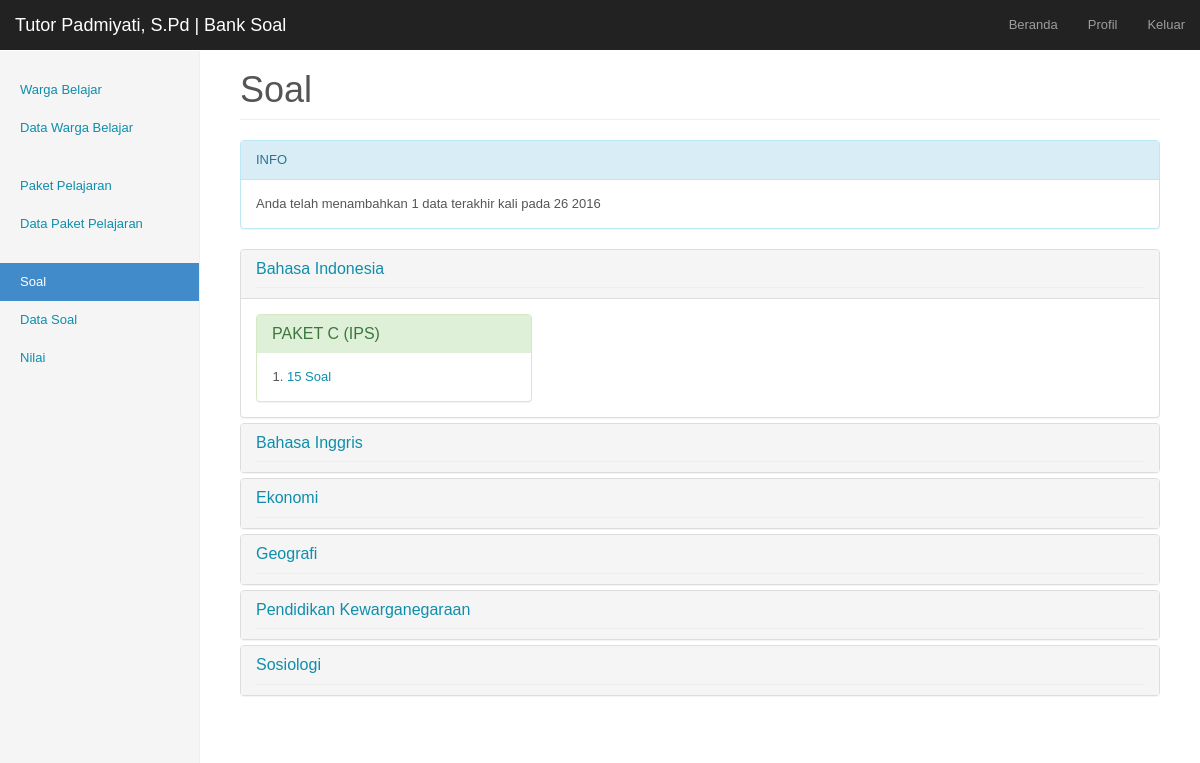
/tutor/index.php?p=soal (signed in), run on the app's committed database.
### tables this page shows
CREATE TABLE IF NOT EXISTS `guru` (
  `id_guru` int(3) NOT NULL AUTO_INCREMENT,
  `nip` varchar(22) NOT NULL,
  `nama` varchar(85) NOT NULL,
  `jenis_kelamin` enum('l','p') NOT NULL,
  `tempat_lahir` varchar(75) NOT NULL,
  `tanggal_lahir` date NOT NULL,
  `alamat` varchar(150) NOT NULL,
  `id_sekolah` int(4) NOT NULL,
  `sebagai` enum('guru','admin') NOT NULL,
  `pendidikan_akhir` varchar(30) NOT NULL,
  `username` varchar(20) NOT NULL,
  `password` varchar(12) NOT NULL,
  `tgl_input` date NOT NULL,
  PRIMARY KEY (`id_guru`)
);

CREATE TABLE IF NOT EXISTS `menu` (
  `id_menu` int(2) NOT NULL AUTO_INCREMENT,
  `login` enum('guru','admin','semua') NOT NULL,
  `menu` varchar(250) NOT NULL,
  `link` varchar(450) NOT NULL,
  `tempat` enum('atas','bawah') NOT NULL,
  `level` int(1) NOT NULL,
  PRIMARY KEY (`id_menu`)
);

CREATE TABLE IF NOT EXISTS `paket_pelajaran` (
  `id_paket_pelajaran` int(4) NOT NULL AUTO_INCREMENT,
  `id_paket` int(1) NOT NULL,
  `id_pelajaran` int(4) NOT NULL,
  `id_guru` int(3) NOT NULL,
  `kkm` double NOT NULL,
  `tgl_input` date NOT NULL,
  `penginput` int(3) NOT NULL,
  `lihat` date NOT NULL,
  PRIMARY KEY (`id_paket_pelajaran`)
);

CREATE TABLE IF NOT EXISTS `mata_pelajaran` (
  `id_pelajaran` int(4) NOT NULL AUTO_INCREMENT,
  `mata_pelajaran` varchar(75) NOT NULL,
  PRIMARY KEY (`id_pelajaran`)
);

CREATE TABLE IF NOT EXISTS `paket` (
  `id_paket` int(1) NOT NULL AUTO_INCREMENT,
  `paket` varchar(15) NOT NULL,
  PRIMARY KEY (`id_paket`)
);

CREATE TABLE IF NOT EXISTS `soal_pelajaran` (
  `id_soal_pelajaran` int(3) NOT NULL AUTO_INCREMENT,
  `id_paket_pelajaran` int(4) NOT NULL,
  `penulis` int(3) NOT NULL,
  `tgl_input` date NOT NULL,
  `untuk` enum('latihan','ujian') NOT NULL,
  `lihat` date NOT NULL,
  PRIMARY KEY (`id_soal_pelajaran`)
);

### tutor/index.php (called while the page is built)
<?php
	require "halaman.php";
?>

### tutor/include/page-soal.php (the view)
<?php
	$bulan=array("","Januari","Februari","Maret","April","Mei","Juni","Juli","Agustus","September","Oktober","November","Desember");
	$querycaritanggalu=mysql_query("SELECT tgl_input FROM soal_pelajaran WHERE penulis='$admin[id_guru]' GROUP BY tgl_input ORDER BY tgl_input DESC");
	$caritanggalu=mysql_fetch_array($querycaritanggalu);
	$banyakdata=mysql_num_rows(mysql_query("SELECT * FROM soal_pelajaran WHERE penulis='$admin[id_guru]' AND tgl_input='$caritanggalu[0]'"));
	$tglinputu=explode("-",$caritanggalu[0]);
	echo "<div class=\"panel panel-info\">
	<div class=\"panel-heading\">INFO</div>
    <div class=\"panel-body\">
	";
	if($banyakdata>0){
		echo "Anda telah menambahkan $banyakdata data terakhir kali pada ".$tglinputu[2] ." ". $bulan[$tglinputu[1]] ." ". $tglinputu[0];
	}
	else {
		echo "Anda belum menambahkan data. ";
	}
	echo "
	</div>
</div>
	<div class=\"panel-group\" id=\"sekolah-group\">
	";
	$in="in";
	$querysekolah=mysql_query("SELECT pp.id_pelajaran, mp.mata_pelajaran, pp.id_paket_pelajaran FROM soal_pelajaran as sp, paket_pelajaran as pp, mata_pelajaran as mp WHERE sp.id_paket_pelajaran=pp.id_paket_pelajaran AND pp.id_pelajaran=mp.id_pelajaran GROUP BY pp.id_pelajaran ORDER BY mp.mata_pelajaran ASC");
	while($sekolah=mysql_fetch_array($querysekolah)){
		echo "<div class=\"panel panel-default\">
			<div class=\"panel-heading\">
				<a data-toggle=\"collapse\" data-parent=\"#sekolah-group\" href=\"#sekolah-$sekolah[0]\"><h3 class=\"sub-header panel-title\">".ucwords($sekolah[1])."</h3></a>
			</div>
			<div id=\"sekolah-$sekolah[0]\" class=\"panel-collapse collapse $in\">
				<div class=\"panel-body\">
					<div class=\"row\">
		";
		$in="";
		$querypaket=mysql_query("SELECT p.id_paket, p.paket FROM paket as p, paket_pelajaran as pp WHERE p.id_paket=pp.id_paket AND pp.id_paket_pelajaran=$sekolah[2] GROUP BY p.id_paket ORDER by p.id_paket ASC");
		while($paket=mysql_fetch_array($querypaket)){
			echo "<div class=\"col-sm-4\">
				<div class=\"panel panel-success\">
					<div class=\"panel-heading\">
						<h3 class=\"panel-title\">PAKET $paket[1]</h3>
					</div>
					<div class=\"panel-body\">
						<ol type='1' style=\"margin:0 0 0 15px; padding:0\">
			";
			$querysoal=mysql_query("SELECT sp.id_soal_pelajaran FROM soal_pelajaran as sp, paket_pelajaran as pp WHERE sp.id_paket_pelajaran=pp.id_paket_pelajaran AND pp.id_paket_pelajaran='$sekolah[2]' ORDER BY sp.id_soal_pelajaran");
			while($soal=mysql_fetch_array($querysoal)){
				$banyaksoal=mysql_num_rows(mysql_query("SELECT * FROM soal WHERE id_soal_pelajaran='$soal[0]'"));
				echo "<li><a href=\"./?p=data_soal&edit=$soal[0]\">$banyaksoal Soal</a></li>
				";
			}
			echo "
						</ol>
					</div>
				</div>
			</div>
			";
		}
		echo "
					</div>
				</div>
			</div>
		</div>
		";
	}
	echo "
	</div>
	";
?>

### tutor/halaman.php (shortened to what this page needs)
<?php
	$queryadmin=mysql_query("SELECT * FROM guru WHERE id_guru='$_SESSION[id_admin]'");
	$admin=mysql_fetch_array($queryadmin);
	if($admin['sebagai']=="guru"){
?>
<!DOCTYPE html PUBLIC "-//W3C//DTD XHTML 1.0 Transitional//EN" "http://www.w3.org/TR/xhtml1/DTD/xhtml1-transitional.dtd">
<html xmlns="http://www.w3.org/1999/xhtml">
<head>
<link rel="stylesheet" type="text/css" href="../css/bootstrap.css" />
<link rel="stylesheet" type="text/css" href="../css/jquery-ui-1.10.4.custom.css" />
<link rel="stylesheet" type="text/css" href="css/halaman-style-admin.css" />
<link rel="stylesheet" type="text/css" href="css/eventCalendar.css" />
<link rel="stylesheet" type="text/css" href="css/eventCalendar_theme_responsive.css" />
</head>
<body data-spy="scroll" data-target="#myScrollspy">
	<nav class="navbar navbar-inverse navbar-fixed-top" role="navigation">
      <div class="container-fluid">
        <div class="navbar-header">
          <a class="navbar-brand" href="#">Tutor <?php echo $admin['nama']; ?> | Bank Soal</a>
        </div>
        <div id="navbar" class="navbar-collapse collapse">
        	<ul class="nav navbar-nav navbar-right">
        	<?php
				$querymenu=mysql_query("SELECT menu, link FROM menu WHERE (login='semua' OR login='guru') AND tempat='atas' ORDER BY level ASC");
				$pagenow=$_GET['p'];
				while($menu1=mysql_fetch_array($querymenu)){
					$menu=explode("-",$menu1['menu']);
					$link=explode("-",$menu1['link']);
					for($i=0;$i<count($menu);$i++){
						if($link[$i]=="?p=" . $pagenow || $link[$i]==$pagenow)
							echo "<li><a href='#' class='aktif-menu'>$menu[$i]</a></li>";
						else
							echo "<li><a href='$link[$i]'>$menu[$i]</a></li>";
					}
				}
			?>
          	</ul>
        </div>
      </div>
    </nav>
    <div class="container-fluid">
    	<div class="row">
        <div class="col-sm-3 col-md-2 sidebar">
        	<?php
				$querymenu2=mysql_query("SELECT menu, link FROM menu WHERE (login='semua' OR login='guru') AND tempat='bawah' ORDER BY level ASC");
				while($menu2=mysql_fetch_array($querymenu2)){
					$menu=explode("-",$menu2['menu']);
					$link=explode("-",$menu2['link']);
					echo "<ul class='nav nav-sidebar'>";
					for($i=0;$i<count($menu);$i++){
						if($link[$i]=="?p=".$pagenow || $link[$i]==$pagenow){
							echo "<li class='active'><a href='#'>$menu[$i]";
							echo "</a></li>";
						}
						else{
							echo "<li><a href='$link[$i]'>$menu[$i]
							";
							echo "</a></li>";
						}
					}
					echo "</ul>";
				}
			?>
        </div>
        <div class="col-sm-9 col-sm-offset-3 col-md-10 col-md-offset-2 main">
            <?php require "include/body-isi.php";
			?>
        </div>
    </div>
</body>
</html>
<?php
	}
?>

### tutor/include/body-isi.php (shortened to what this page needs)
<?php
	$p=$_GET['p'];
	$l="?p=".$p;
	$header="";
	$pagequery=mysql_query("SELECT menu,link FROM menu WHERE link like '%$l%'");
	$page=mysql_fetch_array($pagequery);
	$m=explode("-",$page['menu']);
	$lin=explode("-",$page['link']);
	for($i=0;$i<count($m);$i++){
		if($lin[$i]==$l){
			$header=$m[$i];
		}
	}
	switch($p){
		case 'soal' :
			echo "<h1 class='page-header'>$header</h1>";
			include "page-soal.php";
			break;
	}
?>

### tutor/css/halaman-style-admin.css (style rules this page uses)
body { padding-top: 50px; }
.sub-header { padding-bottom: 10px; border-bottom: 1px solid #eee; }
.navbar-fixed-top { border: 0; }
.sidebar { display: none; }
@media (min-width: 768px) { .sidebar { position: fixed; top: 51px; bottom: 0; left: 0; z-index: 1000; display: block; padding: 20px; overflow-x: hidden; overflow-y: auto; background-color: #f5f5f5; border-right: 1px solid #eee; } }
.nav-sidebar { margin-right: -21px; margin-bottom: 20px; margin-left: -20px; }
.nav-sidebar > li > a { padding-right: 20px; padding-left: 20px; }
.nav-sidebar > .active > a, .nav-sidebar > .active > a:hover, .nav-sidebar > .active > a:focus { color: #fff; background-color: #428bca; }
.main { padding: 20px; }
@media (min-width: 768px) { .main { padding-right: 40px; padding-left: 40px; } }
.main .page-header { margin-top: 0; }

### tutor/css/eventCalendar_theme_responsive.css (style rules this page uses)
body { font-family: Arial, "Lucida Grande", sans-serif; font-size: 13px; line-height: 18px; color: #555; background-color:#fff; }
a { color: #0E8EAB }

### data on the page
guru: nama "Padmiyati, S.Pd"
menu: menu "Beranda", menu "Profil", menu "Keluar"
menu: menu "Warga Belajar", menu "Data Warga Belajar"
menu: menu "Paket Pelajaran", menu "Data Paket Pelajaran"
menu: menu "Soal", menu "Data Soal", menu "Nilai"
paket_pelajaran: id_pelajaran.mata_pelajaran "Bahasa Indonesia"
paket: paket "C (IPS)"
soal_pelajaran: banyaksoal "15"
paket_pelajaran: id_pelajaran.mata_pelajaran "Bahasa Inggris"
paket_pelajaran: id_pelajaran.mata_pelajaran "Ekonomi"
paket_pelajaran: id_pelajaran.mata_pelajaran "Geografi"
paket_pelajaran: id_pelajaran.mata_pelajaran "Pendidikan Kewarganegaraan"
paket_pelajaran: id_pelajaran.mata_pelajaran "Sosiologi"

### other printed values
$banyakdata "1"
$tglinputu[2] "26"
$tglinputu[0] "2016"
